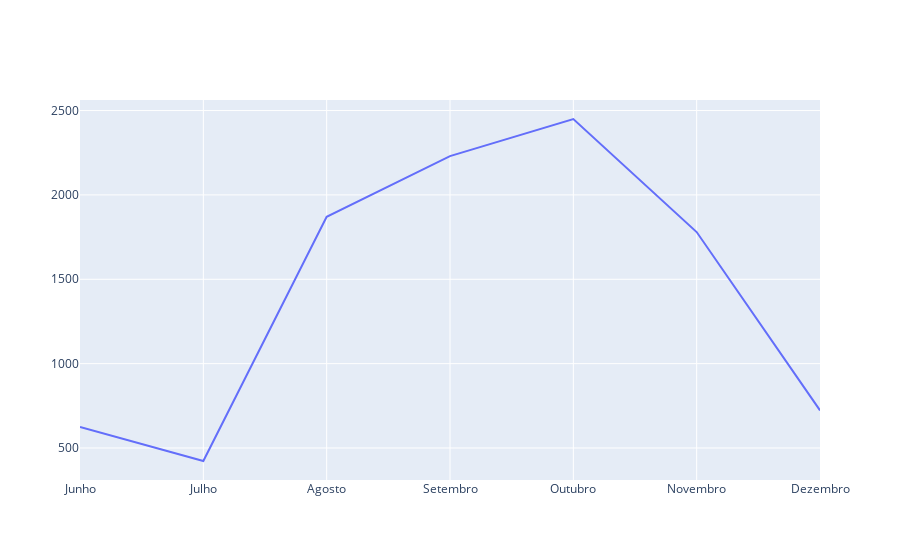

Source (notebook cell):
### Code cell
fig = go.Figure()

fig.add_trace(
    go.Scatter(
        x=['Junho','Julho','Agosto','Setembro','Outubro','Novembro','Dezembro'],
        y=[625,423,1870,2230,2450,1780,723],mode="lines"))


fig.show()

### Figure 1 — Plotly figure (JSON) as saved in the notebook; plotly's stock layout.template omitted (floating-point values rounded to 4 significant figures)
{"data": [{"mode": "lines", "type": "scatter", "x": ["Junho", "Julho", "Agosto", "Setembro", "Outubro", "Novembro", "Dezembro"], "y": [625, 423, 1870, 2230, 2450, 1780, 723]}], "layout": {}}
